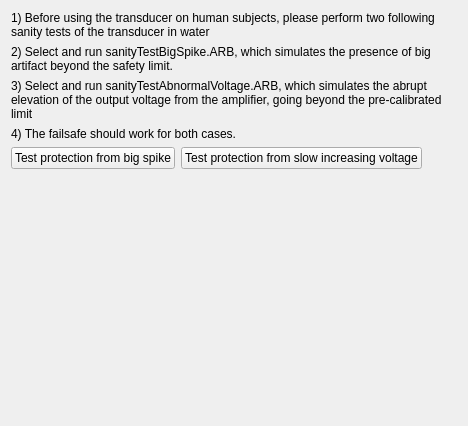
<?xml version="1.0" encoding="UTF-8"?>
<ui version="4.0">
 <class>qTestFailSafePage</class>
 <widget class="QWizardPage" name="qTestFailSafePage">
  <property name="geometry">
   <rect>
    <x>0</x>
    <y>0</y>
    <width>468</width>
    <height>426</height>
   </rect>
  </property>
  <property name="windowTitle">
   <string>qTestFailSafePage</string>
  </property>
  <layout class="QVBoxLayout" name="verticalLayout">
   <item>
    <widget class="QLabel" name="label_2">
     <property name="text">
      <string>1) Before using the transducer on human subjects, please perform two following sanity tests of the transducer in water</string>
     </property>
     <property name="wordWrap">
      <bool>true</bool>
     </property>
    </widget>
   </item>
   <item>
    <widget class="QLabel" name="label">
     <property name="text">
      <string>2) Select and run sanityTestBigSpike.ARB, which simulates the presence of big artifact beyond the safety limit. </string>
     </property>
     <property name="wordWrap">
      <bool>true</bool>
     </property>
    </widget>
   </item>
   <item>
    <widget class="QLabel" name="label_3">
     <property name="text">
      <string>3) Select and run sanityTestAbnormalVoltage.ARB, which simulates the abrupt elevation of the output voltage from the amplifier, going beyond the pre-calibrated limit</string>
     </property>
     <property name="wordWrap">
      <bool>true</bool>
     </property>
    </widget>
   </item>
   <item>
    <widget class="QLabel" name="label_4">
     <property name="text">
      <string>4) The failsafe should work for both cases.</string>
     </property>
    </widget>
   </item>
   <item>
    <layout class="QHBoxLayout" name="horizontalLayout">
     <item>
      <widget class="QPushButton" name="bigSpikeBtn">
       <property name="text">
        <string>Test protection from big spike</string>
       </property>
      </widget>
     </item>
     <item>
      <widget class="QPushButton" name="highVBtn">
       <property name="text">
        <string>Test protection from slow increasing voltage</string>
       </property>
      </widget>
     </item>
     <item>
      <spacer name="horizontalSpacer">
       <property name="orientation">
        <enum>Qt::Horizontal</enum>
       </property>
       <property name="sizeHint" stdset="0">
        <size>
         <width>40</width>
         <height>20</height>
        </size>
       </property>
      </spacer>
     </item>
    </layout>
   </item>
   <item>
    <spacer name="verticalSpacer">
     <property name="orientation">
      <enum>Qt::Vertical</enum>
     </property>
     <property name="sizeHint" stdset="0">
      <size>
       <width>20</width>
       <height>231</height>
      </size>
     </property>
    </spacer>
   </item>
  </layout>
 </widget>
 <layoutdefault spacing="6" margin="11"/>
 <resources/>
 <connections/>
</ui>
